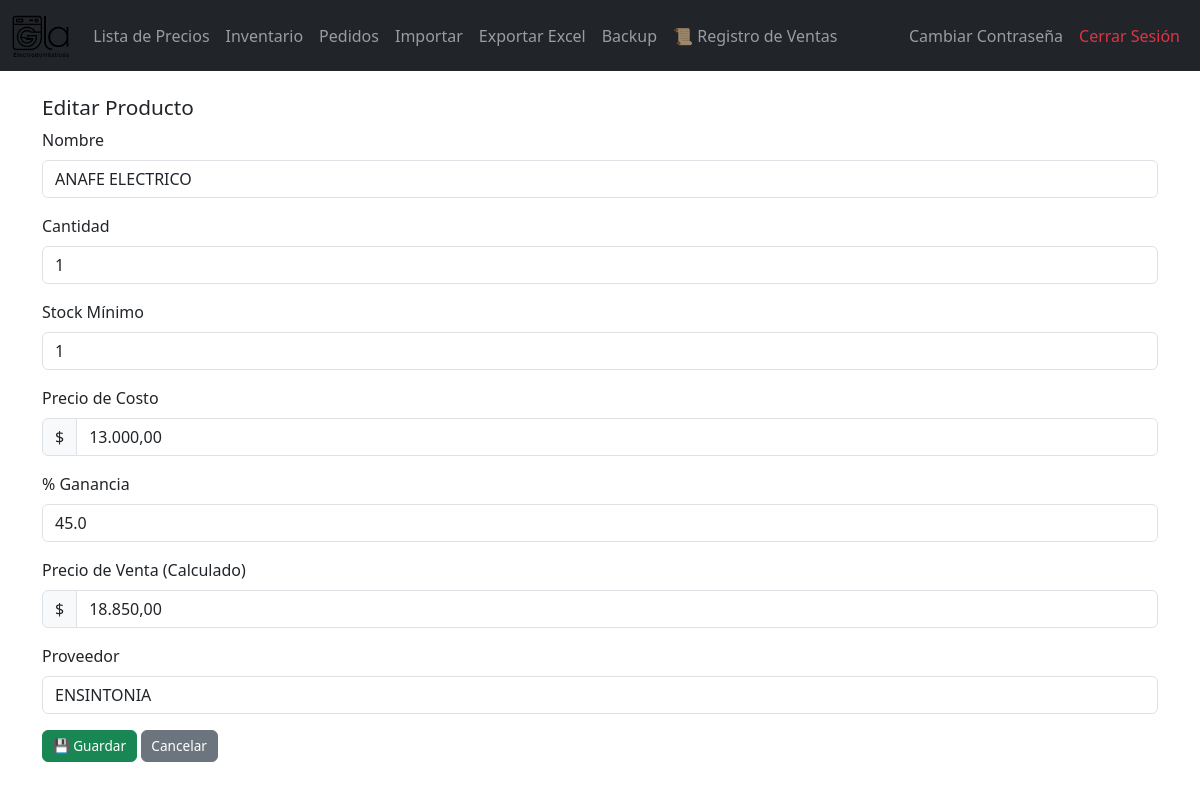
/editar/39 (signed in), run on the app's committed database.
### tables this page shows
CREATE TABLE productos (
        id INTEGER PRIMARY KEY AUTOINCREMENT,
        nombre TEXT NOT NULL,
        cantidad INTEGER NOT NULL,
        stock_minimo INTEGER NOT NULL,
        precio_costo REAL NOT NULL,
        proveedor TEXT NOT NULL,
        ganancia REAL DEFAULT 0
    );

### app_negocio.py (the view, shortened to what this page needs)
@app.route("/editar/<int:id>", methods=["GET","POST"])
def editar(id):
    if "usuario" not in session:
        return redirect(url_for("login"))
    producto = obtener_producto(id)
    if not producto:
        return "No encontrado", 404
    return render_template("editar.html", p=producto)

### app_negocio.py (called while the page is built)
@app.template_filter('precio')
def format_precio(value):
    try:
        return f"{float(value):,.2f}".replace(',', 'X').replace('.', ',').replace('X', '.')
    except:
        return value

def get_connection():
    conn = sqlite3.connect(DB_NAME)
    conn.row_factory = sqlite3.Row
    return conn

def obtener_producto(id):
    conn = get_connection()
    p = conn.execute("SELECT * FROM productos WHERE id=?", (id,)).fetchone()
    conn.close()
    return p

### templates/editar.html (shortened to what this page needs)
{% extends "layout.html" %}
{% block content %}
<h2>Editar Producto</h2>
<form method="post">
    <div class="mb-3">
        <label for="nombre" class="form-label">Nombre</label>
        <input type="text" class="form-control" name="nombre" id="nombre" value="{{ p['nombre'] }}" required>
    </div>
    <div class="mb-3">
        <label for="cantidad" class="form-label">Cantidad</label>
        <input type="number" class="form-control" name="cantidad" id="cantidad" value="{{ p['cantidad'] }}" required>
    </div>
    <div class="mb-3">
        <label for="stock_minimo" class="form-label">Stock Mínimo</label>
        <input type="number" class="form-control" name="stock_minimo" id="stock_minimo" value="{{ p['stock_minimo'] }}" required>
    </div>
    <div class="mb-3">
        <label for="precio_costo" class="form-label">Precio de Costo</label>
        <div class="input-group">
            <span class="input-group-text">$</span>
            <input type="text" class="form-control" name="precio_costo" id="precio_costo" value="{{ p['precio_costo']|precio }}" required>
        </div>
    </div>
    <div class="mb-3">
        <label for="ganancia" class="form-label">% Ganancia</label>
        <input type="text" class="form-control" name="ganancia" id="ganancia" value="{{ p['ganancia'] }}">
    </div>
    <div class="mb-3">
        <label for="precio_venta" class="form-label">Precio de Venta (Calculado)</label>
        <div class="input-group">
            <span class="input-group-text">$</span>
            <input type="text" class="form-control" id="precio_venta" readonly>
        </div>
    </div>
    <div class="mb-3">
        <label for="proveedor" class="form-label">Proveedor</label>
        <input type="text" class="form-control" name="proveedor" id="proveedor" value="{{ p['proveedor'] }}">
    </div>
    <button type="submit" class="btn btn-success">💾 Guardar</button>
    <a href="{{ url_for('inventario') }}" class="btn btn-secondary">Cancelar</a>
</form>
{% endblock %}

### templates/layout.html (style rules this page uses)
@media (min-width: 992px) { h2 { font-size: 1.3rem; } }
@media (min-width: 992px) { .btn { font-size: 0.85rem !important; padding: 0.3rem 0.6rem !important; } }

### data on the page
productos: nombre "ANAFE ELECTRICO", cantidad "1", stock_minimo "1", precio_costo "13.000,00", ganancia "45.0", proveedor "ENSINTONIA"
